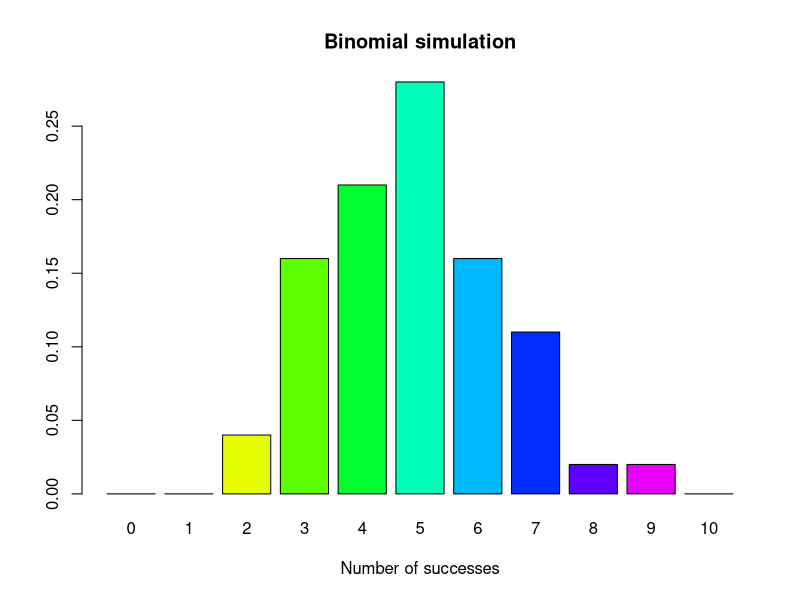
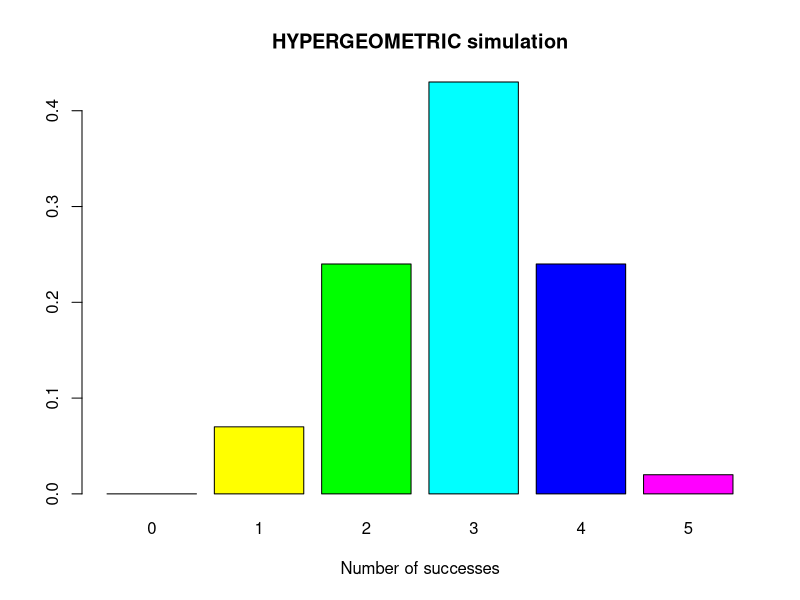
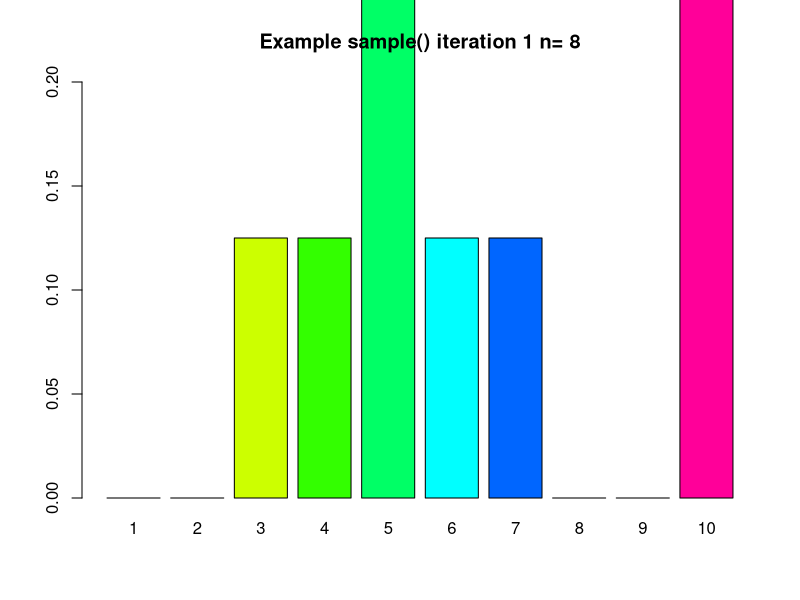
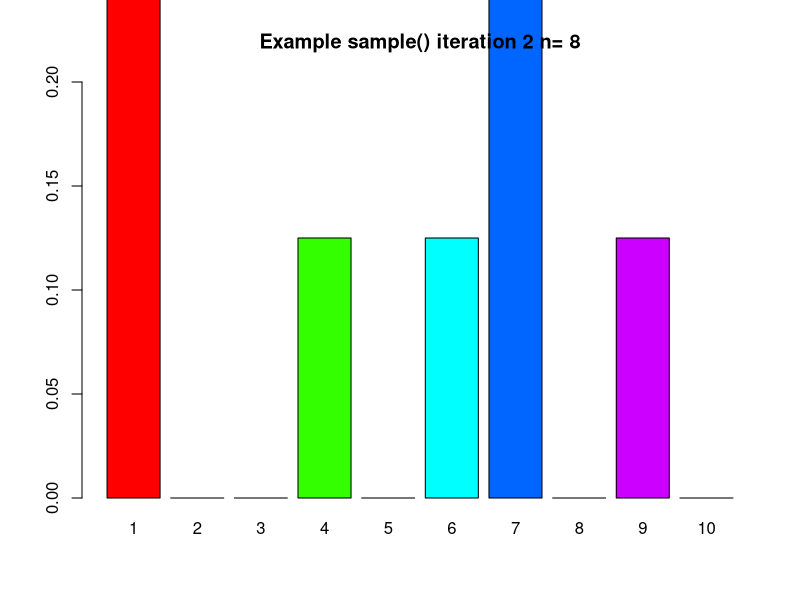
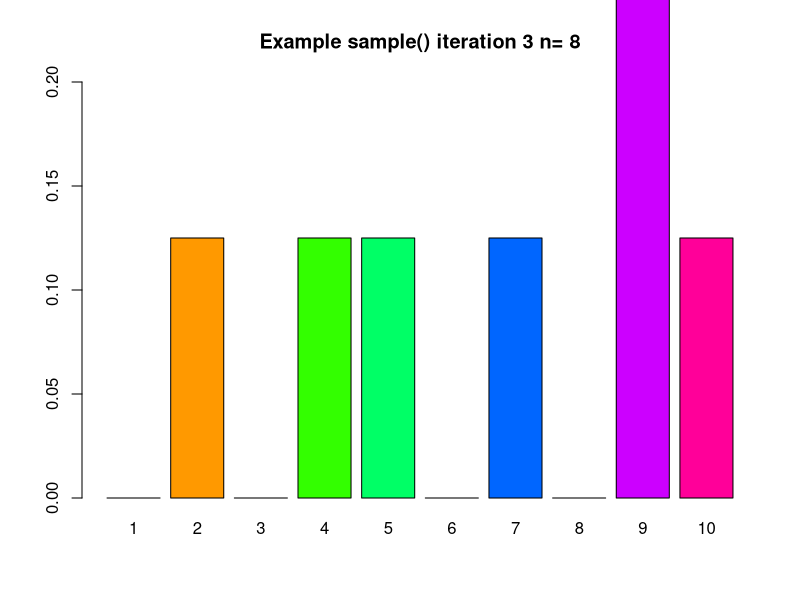
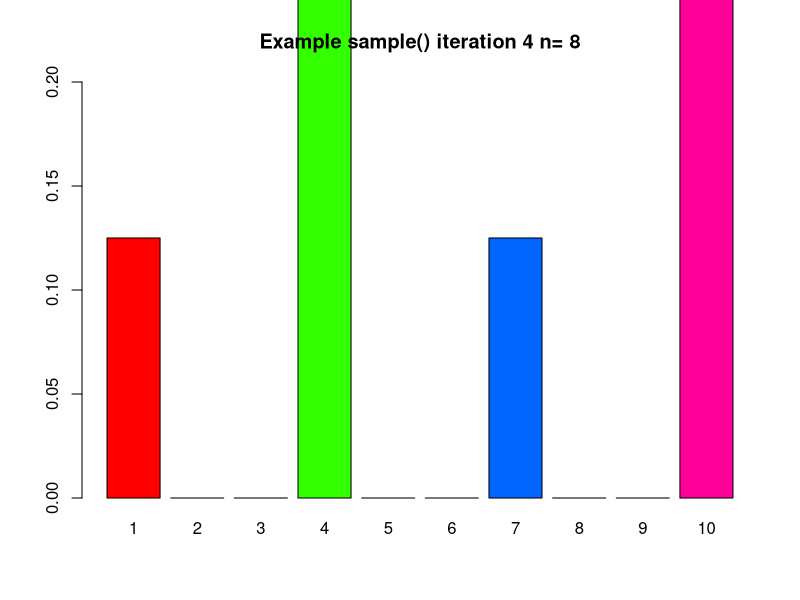
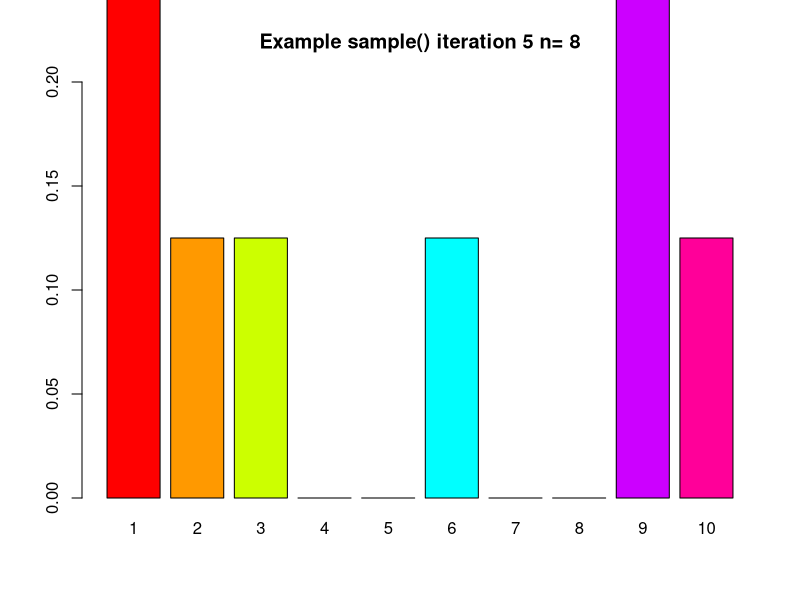
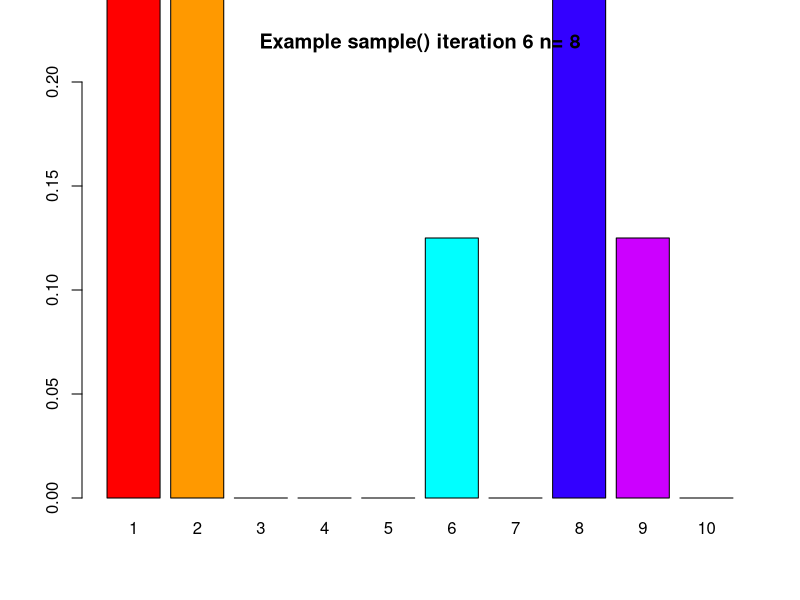

Here is the R script that generated these plots, in order:
mybin=function(iter=100,n=10, p=0.5){ 
  
  # make a matrix to hold the samples
  #initially filled with NA's
  sam.mat=matrix(NA,nr=n,nc=iter, byrow=TRUE)
  #Make a vector to hold the number of successes in each trial
  succ=c()
  for( i in 1:iter){
    #Fill each column with a new sample
    sam.mat[,i]=sample(c(1,0),n,replace=TRUE, prob=c(p,1-p))
    #Calculate a statistic from the sample (this case it is the sum)
    succ[i]=sum(sam.mat[,i])
  }
  
  #Make a table of successes
  succ.tab=table(factor(succ,levels=0:n))
  #Make a barplot of the proportions
  barplot(succ.tab/(iter), col=rainbow(n+1), main="Binomial simulation", xlab="Number of successes")
  succ.tab/iter
  
}

mybin()

myhyper = function(iter=100,N=20,r=12,n=5){
  
  # make a matrix to hold the samples
  #initially filled with NA's
  sam.mat=matrix(NA,nr=n,nc=iter, byrow=TRUE)
  #Make a vector to hold the number of successes over the trials
  succ=c()
  
  for( i in 1:iter){
    #Fill each column with a new sample
    sam.mat[,i]=sample(rep(c(1,0),c(r,N-r)),n,replace=FALSE)
    #Calculate a statistic from the sample (this case it is the sum)
    succ[i]=sum(sam.mat[,i])
  }
  
  #Make a table of successes
  succ.tab=table(factor(succ,levels=0:n))
  #Make a barplot of the proportions
  barplot(succ.tab/(iter), col=rainbow(n+1), main="HYPERGEOMETRIC simulation", xlab="Number of successes")
  succ.tab/iter
}

myhyper()

mysample = function(n, iter=10,time=0.5){
  
  for( i in 1:iter){
    #make a sample
    s=sample(1:10,n,replace=TRUE)
    # turn the sample into a factor
    sf=factor(s,levels=1:10)
    #make a barplot
    barplot(table(sf)/n,beside=TRUE,col=rainbow(10), 
            main=paste("Example sample()", " iteration ", i, " n= ", n,sep="") ,
            ylim=c(0,0.2)
    )
    
    #release the table
    Sys.sleep(time)
  }
}

mysample(8)

sample(1:10,8,replace=TRUE)
